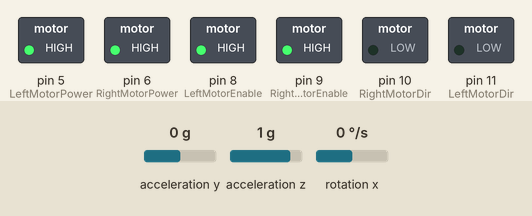
The sketch below on a simulated Arduino Uno, built with avr-gcc and run on an emulated ATmega328P. On the bench: switched loads named in the sketch (green lamp = pin HIGH). Inputs (shaded band) come from the test bench; at power-on: acceleration z 1 g, rotation x 0 °/s, acceleration y 0 g.

Above: at 1.2 s.
1.3 s: acceleration z set to 0 g
At 3.1 s:
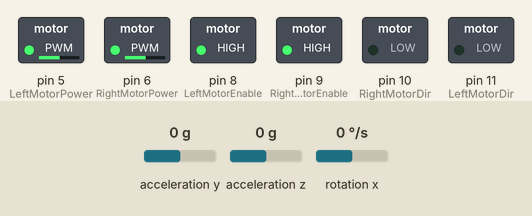
4.3 s: rotation x set to -192 °/s
7.3 s: acceleration z set to -1.4 g
At 8.4 s:
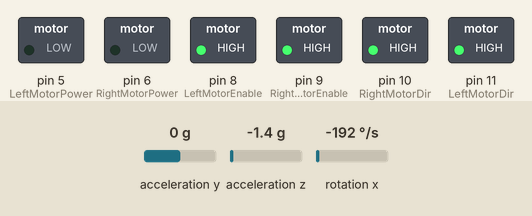
8.8 s: acceleration z set to 0.8 g
At 10.0 s:
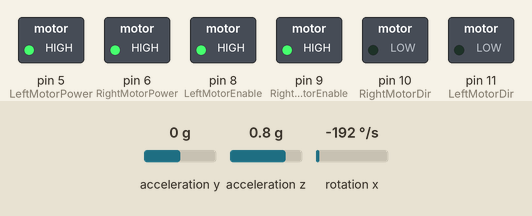
10.3 s: acceleration y set to -1.4 g
13.3 s: acceleration z set to -0.8 g
At 13.83 s:
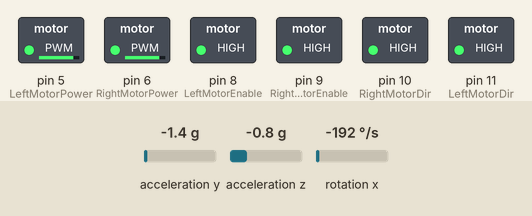
Timing chart, 0 to 20.4 s (numbered marks = the images above; inputs shaded):
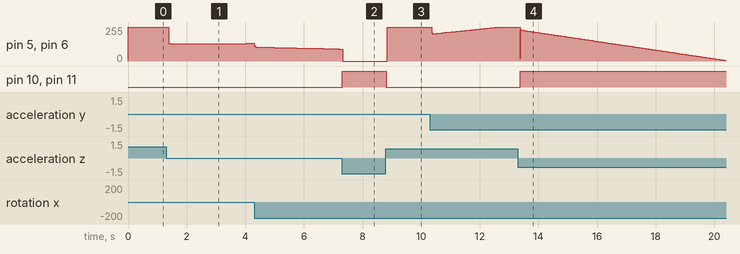

Measured:
- after the input at 1.3 s, pin 5 (LeftMotorPower), pin 6 (RightMotorPower): 255/255 → 130/255 after 0.09 s, → 131/255 1.3 s later, → 132/255 1.3 s later
- after the input at 7.3 s, pin 10 (RightMotorDir), pin 11 (LeftMotorDir): LOW → HIGH at once
- after the input at 8.8 s, pin 5 (LeftMotorPower), pin 6 (RightMotorPower): 0/255 → 255/255 at once; pin 10 (RightMotorDir), pin 11 (LeftMotorDir): HIGH → LOW at once
- after the input at 13.3 s, pin 10 (RightMotorDir), pin 11 (LeftMotorDir): LOW → HIGH after 0.09 s

The sketch:

Self_Balancing_Robot.ino
```cpp
//Installing necessary libraries
#include <Wire.h>
#include <I2Cdev.h>
#include <MPU6050.h>
#include <PID_v1.h>

//defined macros
#define LeftMotorDir 11
#define LeftMotorPower 5
#define RightMotorDir 10
#define RightMotorPower 6

#define LeftMotorEnable 8
#define RightMotorEnable 9

//the angle where the robot is stable
double Setpoint = -0.75;

double Input, Output;

//PID controllers
double Kp = 4.6;
double Kd = 0.04;
double Ki = 1;

//required variables
int accY, accZ, gyroX;
float accAngle = 0, gyroAngle = 0, previousAngle = 0;
float gyroRate = 0;
int val = 0;

//instance of class PID
PID myPID(&Input, &Output, &Setpoint, Kp, Ki, Kd, DIRECT);

//instance of class MPU6050
MPU6050 mpu;

/*.............................SETUP.................................*/
/*...................................................................*/

void setup() {

  //initializing MPU6050
  mpu.initialize();

  //setting the pinmodes
  pinMode(LeftMotorEnable, OUTPUT);
  pinMode(LeftMotorDir, OUTPUT);
  pinMode(LeftMotorPower, OUTPUT);

  pinMode(RightMotorEnable, OUTPUT);
  pinMode(RightMotorDir, OUTPUT);
  pinMode(RightMotorPower, OUTPUT);

  //making enable pin high
  digitalWrite(LeftMotorEnable, HIGH);
  digitalWrite(RightMotorEnable, HIGH);

  //setting PID parameters
  myPID.SetMode(AUTOMATIC);
  myPID.SetOutputLimits(-255, 255); // may change (50,255);
  myPID.SetSampleTime(5); //how often pid is evaluated in millisec
  myPID.SetControllerDirection(REVERSE);

  //initialize the timer
  initTimer2();

}

/*..............................LOOP.................................*/
/*...................................................................*/

void loop() {

  accZ = mpu.getAccelerationZ();
  accY = mpu.getAccelerationY();

  gyroX = mpu.getRotationX();

  accAngle = atan2(accZ, -accY) * RAD_TO_DEG;

  gyroRate = gyroX / 131;

  Input = 0.97 * (previousAngle + gyroAngle) + 0.03 * (accAngle);
  previousAngle = Input;

  myPID.Compute();

  if (Output > Setpoint)
  {
    digitalWrite(LeftMotorDir, LOW);
    digitalWrite(RightMotorDir, LOW);
    val = map(Output, 0, 255, 18, 255);
    analogWrite(LeftMotorPower, val);
    analogWrite(RightMotorPower, val);
  }

  if (Output < Setpoint)
  {
    digitalWrite(LeftMotorDir, HIGH);
    digitalWrite(RightMotorDir, HIGH);
    val = map(Output, -255, 0, 0, 237);
    analogWrite(LeftMotorPower, val);
    analogWrite(RightMotorPower, val);
  }
}


/*................... ........ISR_TIMER2.............................*/
/*...................................................................*/

ISR(TIMER2_COMPA_vect)
{
  gyroAngle = (float)gyroRate * 0.001;
}

/*...........................iniTimer2...............................*/
/*...................................................................*/

void initTimer2()
{
  //reset timer2 control register A
  TCCR2A = 0;

  //set CTC mode
  TCCR2A |= (1 << WGM21);
  TCCR2A &= ~(1 << WGM20);
  TCCR2B &= ~(1 << WGM22);

  //prescaler of 128
  TCCR2B &= ~(1 << CS21);
  TCCR2B |= ((1 << CS22) | (1 << CS20));

  //reset counter
  TCNT2 = 0;

  //set compare register
  OCR2A = 125;

  //enable timer1 compare match interrupt
  TIMSK2 |= (1 << OCIE2A);

  //enable global interrupt
  sei();
}
```
